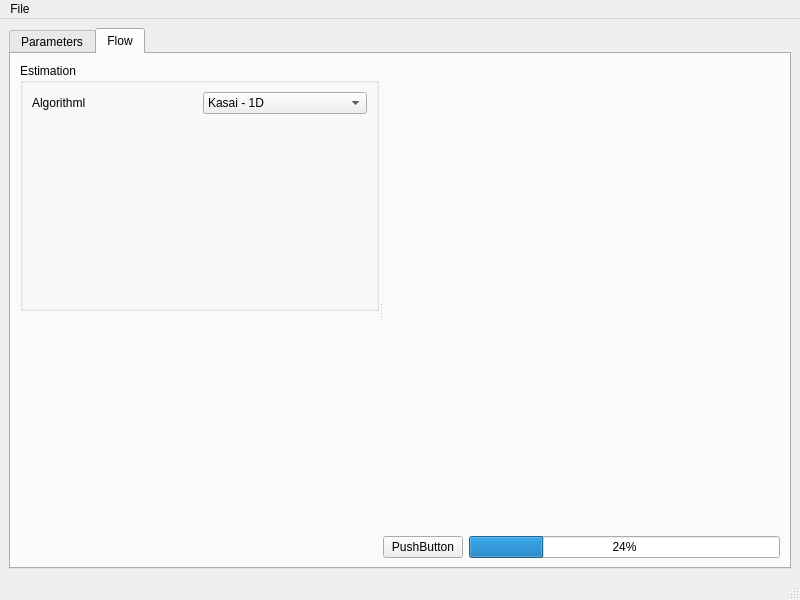
<?xml version="1.0" encoding="UTF-8"?>
<ui version="4.0">
 <class>MainWindow</class>
 <widget class="QMainWindow" name="MainWindow">
  <property name="geometry">
   <rect>
    <x>0</x>
    <y>0</y>
    <width>800</width>
    <height>600</height>
   </rect>
  </property>
  <property name="windowTitle">
   <string>MainWindow</string>
  </property>
  <widget class="QWidget" name="centralwidget">
   <layout class="QHBoxLayout" name="horizontalLayout">
    <item>
     <widget class="QTabWidget" name="tabWidget">
      <property name="currentIndex">
       <number>1</number>
      </property>
      <widget class="QWidget" name="tab">
       <attribute name="title">
        <string>Parameters</string>
       </attribute>
      </widget>
      <widget class="QWidget" name="tab_2">
       <attribute name="title">
        <string>Flow</string>
       </attribute>
       <layout class="QHBoxLayout" name="horizontalLayout_5">
        <item>
         <widget class="QSplitter" name="splitter">
          <property name="orientation">
           <enum>Qt::Horizontal</enum>
          </property>
          <widget class="QWidget" name="widget" native="true">
           <property name="minimumSize">
            <size>
             <width>200</width>
             <height>200</height>
            </size>
           </property>
           <layout class="QHBoxLayout" name="horizontalLayout_3">
            <item>
             <layout class="QVBoxLayout" name="verticalLayout_3">
              <item>
               <widget class="QGroupBox" name="groupBox">
                <property name="title">
                 <string>Estimation</string>
                </property>
                <layout class="QVBoxLayout" name="verticalLayout_4">
                 <item>
                  <layout class="QVBoxLayout" name="verticalLayout">
                   <item>
                    <layout class="QHBoxLayout" name="horizontalLayout_2">
                     <item>
                      <widget class="QLabel" name="label">
                       <property name="text">
                        <string>Algorithml</string>
                       </property>
                      </widget>
                     </item>
                     <item>
                      <widget class="QComboBox" name="comboBox_2">
                       <item>
                        <property name="text">
                         <string>Kasai - 1D</string>
                        </property>
                       </item>
                       <item>
                        <property name="text">
                         <string>Loupas - 2D</string>
                        </property>
                       </item>
                      </widget>
                     </item>
                    </layout>
                   </item>
                   <item>
                    <spacer name="verticalSpacer">
                     <property name="orientation">
                      <enum>Qt::Vertical</enum>
                     </property>
                     <property name="sizeHint" stdset="0">
                      <size>
                       <width>20</width>
                       <height>40</height>
                      </size>
                     </property>
                    </spacer>
                   </item>
                  </layout>
                 </item>
                </layout>
               </widget>
              </item>
              <item>
               <spacer name="verticalSpacer_2">
                <property name="orientation">
                 <enum>Qt::Vertical</enum>
                </property>
                <property name="sizeHint" stdset="0">
                 <size>
                  <width>20</width>
                  <height>40</height>
                 </size>
                </property>
               </spacer>
              </item>
             </layout>
            </item>
           </layout>
          </widget>
          <widget class="QWidget" name="layoutWidget">
           <layout class="QVBoxLayout" name="verticalLayout_2">
            <item>
             <widget class="QWidget" name="widget_2" native="true">
              <property name="minimumSize">
               <size>
                <width>200</width>
                <height>300</height>
               </size>
              </property>
             </widget>
            </item>
            <item>
             <layout class="QHBoxLayout" name="horizontalLayout_4">
              <item>
               <widget class="QPushButton" name="pushButton">
                <property name="text">
                 <string>PushButton</string>
                </property>
               </widget>
              </item>
              <item>
               <widget class="QProgressBar" name="progressBar">
                <property name="value">
                 <number>24</number>
                </property>
               </widget>
              </item>
             </layout>
            </item>
           </layout>
          </widget>
         </widget>
        </item>
       </layout>
      </widget>
     </widget>
    </item>
   </layout>
  </widget>
  <widget class="QMenuBar" name="menubar">
   <property name="geometry">
    <rect>
     <x>0</x>
     <y>0</y>
     <width>800</width>
     <height>26</height>
    </rect>
   </property>
   <widget class="QMenu" name="menuFile">
    <property name="title">
     <string>File</string>
    </property>
   </widget>
   <addaction name="menuFile"/>
  </widget>
  <widget class="QStatusBar" name="statusbar"/>
 </widget>
 <resources/>
 <connections/>
</ui>
